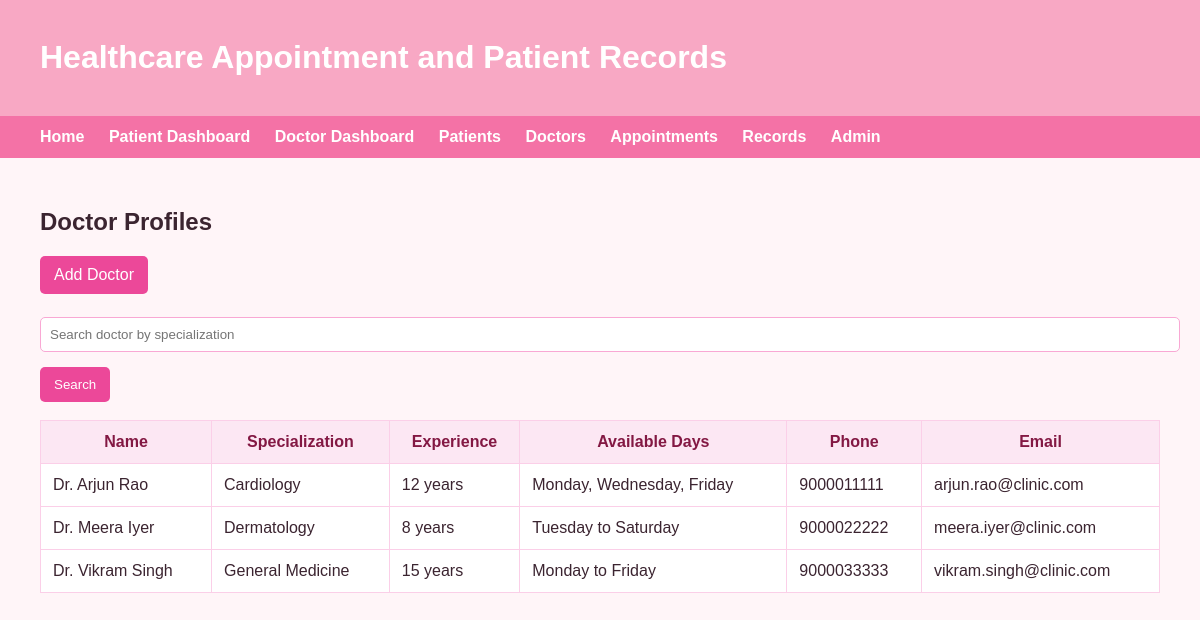
The app's page /doctors/ with its own data.
### hospital/models.py (models this page shows, shortened)
class Doctor(models.Model):
    name = models.CharField(max_length=100)
    specialization = models.CharField(max_length=100)
    phone = models.CharField(max_length=15)
    email = models.EmailField(blank=True)
    experience = models.PositiveIntegerField(default=0)
    available_days = models.CharField(max_length=100, default="Monday to Friday")

### hospital/views.py (the view)
# urls.py: path('doctors/', views.doctor_list, name='doctor_list'),
def doctor_list(request):
    search = request.GET.get('search', '')
    doctors = Doctor.objects.all()
    if search:
        doctors = doctors.filter(specialization__icontains=search)
    return render(request, 'hospital/doctor_list.html', {
        'doctors': doctors,
        'search': search,
    })

### hospital/templates/hospital/doctor_list.html
{% extends 'hospital/base.html' %}
{% block content %}
<h2>Doctor Profiles</h2>
<a class="btn" href="{% url 'add_doctor' %}">Add Doctor</a>
<br><br>
<form method="get">
    <input type="text" name="search" placeholder="Search doctor by specialization" value="{{ search }}">
    <button class="btn" type="submit">Search</button>
</form>
<br>
<table>
    <tr>
        <th>Name</th>
        <th>Specialization</th>
        <th>Experience</th>
        <th>Available Days</th>
        <th>Phone</th>
        <th>Email</th>
    </tr>
    {% for doctor in doctors %}
    <tr>
        <td>Dr. {{ doctor.name }}</td>
        <td>{{ doctor.specialization }}</td>
        <td>{{ doctor.experience }} years</td>
        <td>{{ doctor.available_days }}</td>
        <td>{{ doctor.phone }}</td>
        <td>{{ doctor.email }}</td>
    </tr>
    {% empty %}
    <tr>
        <td colspan="6">No doctors found.</td>
    </tr>
    {% endfor %}
</table>
{% endblock %}

### hospital/templates/hospital/base.html (style rules this page uses)
body { font-family: Arial, sans-serif; margin: 0; background: #fff5f8; color: #3b2430; }
.btn { display: inline-block; background: #ec4899; color: white; padding: 10px 14px; text-decoration: none; border-radius: 5px; border: none; cursor: pointer; }
table { width: 100%; background: white; border-collapse: collapse; }
th, td { padding: 12px; border: 1px solid #fbcfe8; }
th { background: #fce7f3; color: #831843; }
input, select, textarea { width: 100%; padding: 9px; margin-top: 5px; margin-bottom: 15px; border: 1px solid #f9a8d4; border-radius: 5px; }

### records on screen
Doctor: name "Arjun Rao", specialization "Cardiology", experience "12", available_days "Monday, Wednesday, Friday", phone "9000011111", email "arjun.rao@clinic.com"
Doctor: name "Meera Iyer", specialization "Dermatology", experience "8", available_days "Tuesday to Saturday", phone "9000022222", email "meera.iyer@clinic.com"
Doctor: name "Vikram Singh", specialization "General Medicine", experience "15", available_days "Monday to Friday", phone "9000033333", email "vikram.singh@clinic.com"
